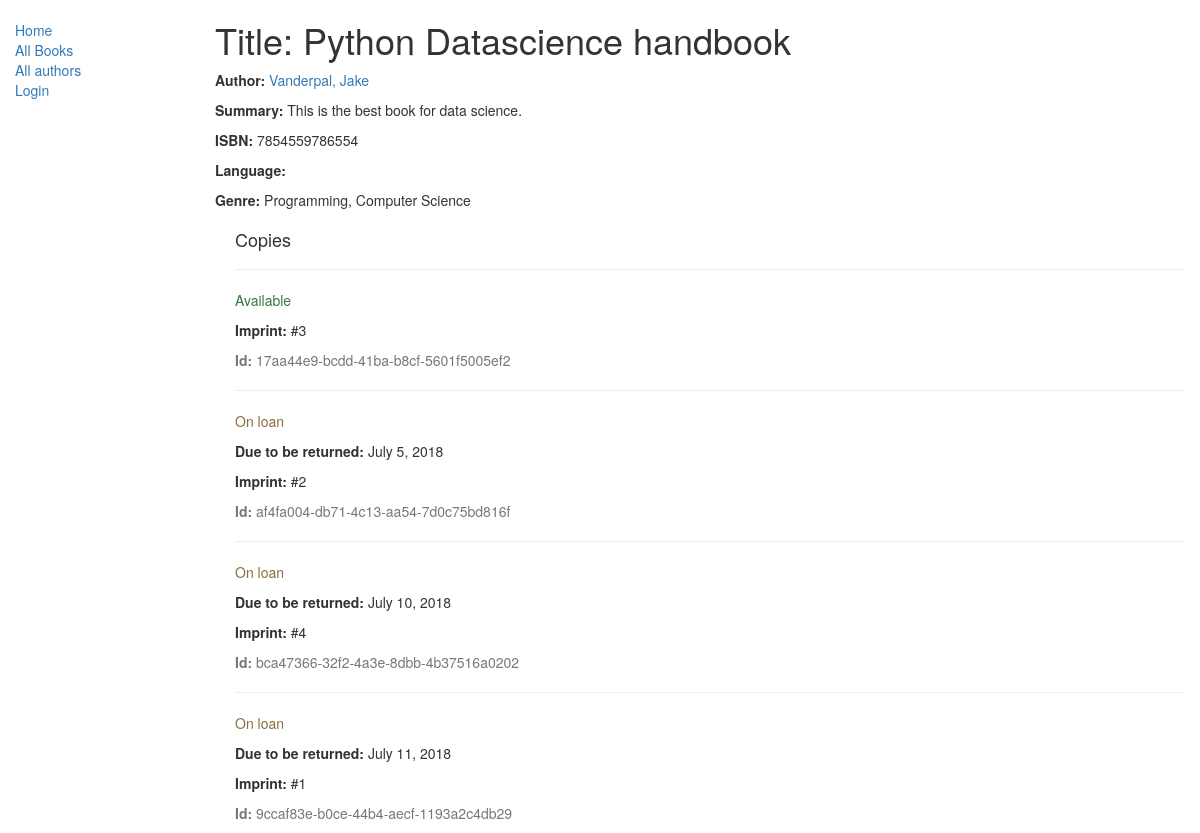
The app's page /catalog/book/4 with its own data.
### catalog/models.py (models this page shows, shortened)
class Book(models.Model):
    title=models.CharField(max_length=200)
    author= models.ForeignKey('Author', on_delete=models.SET_NULL, null=True)
    summary= models.TextField(max_length=1000, help_text="Enter a brief summary of book")
    isbn= models.CharField('ISBN', max_length=13, help_text='13, Character <a href="https://www.isbn-international.org/content/what-isbn">ISBN number</a>')
    genre= models.ManyToManyField(Genre, help_text='Select a genre for this book')
    def display_genre(self):
        """
        create a string for the Genre. This is required to display genre to admin page
        :return:
        """
        return ', '.join([genre.name for genre in self.genre.all()[:3]])
    display_genre.short_description='Genre'

class Author(models.Model):
    first_name= models.CharField(max_length=100)
    last_name=models.CharField(max_length=100)
    date_of_birth=models.DateField(null=True,blank=True)
    date_of_death=models.DateField(null=True, blank=True)
    class Meta:
        ordering=['last_name','first_name']
    def __str__(self):
        return '{0}, {1}'.format(self.last_name, self.first_name)

class Genre(models.Model):
    name= models.CharField(max_length= 200, help_text="Enter a book genre (e.g. Science Fiction, Non fiction")
    def __str__(self):
        return self.name

class BookInstance(models.Model):
    id=models.UUIDField(primary_key=True, default=uuid.uuid4, help_text="Unique ID for this particular book across whole library")
    book= models.ForeignKey('Book', on_delete=models.CASCADE, null=True)
    imprint= models.CharField(max_length=200)
    due_back=models.DateField(null=True, blank=True)
    LOAN_STATUS=(
        ('m','Maintenance'),
        ('o','On loan'),
        ('a', 'Available'),
        ('r', 'Reserved')
    )
    status=models.CharField(max_length=1, choices=LOAN_STATUS, blank=True, default='m', help_text='Book availability')
    borrower=models.ForeignKey(User, on_delete=models.SET_NULL, null=True, blank=True)
    class Meta:
        ordering=['due_back']
        permissions=(("can_mark_returned","Set book as returned"),)

### catalog/views.py (the view)
# urls.py: path('book/<int:pk>', views.BookDetailView.as_view(), name='book-detail'),
class BookDetailView(generic.DetailView):
    model = Book

### catalog/templates/catalog/book_detail.html (shortened to what this page needs)
{% extends 'base.html' %}
{% block content %}
<h1>Title: {{ book.title }}</h1>
<p><strong>Author:</strong> <a href="{% url 'author-detail' book.author.pk %}">{{ book.author }}</a></p>
<p><strong>Summary:</strong> {{ book.summary }}</p>
<p><strong>ISBN:</strong> {{ book.isbn }}</p>
<p><strong>Language:</strong> {{ book.language }}</p>
<p><strong>Genre:</strong> {% for genre in book.genre.all %}{{genre}}{% if not forloop.last %}, {% endif %}{% endfor %}</p>
<div style="margin-left:20px;margin-top:20px">
<h4>Copies</h4>
{% for copy in book.bookinstance_set.all %}
<hr>
<p class="{% if copy.status == 'a' %}text-success{% elif copy.status == 'd' %}text-danger{% else %}text-warning{% endif %}">{{ copy.get_status_display }}</p>
{% if copy.status != 'a' %}<p><strong>Due to be returned:</strong> {{copy.due_back}}</p>{% endif %}
<p><strong>Imprint:</strong> {{copy.imprint}}</p>
<p class="text-muted"><strong>Id:</strong> {{copy.id}}</p>
{% endfor %}
</div>
{% endblock %}

### records on screen
Book: title "Python Datascience handbook", author "Vanderpal, Jake", summary "This is the best book for data science.", isbn "7854559786554"
Genre: name "Programming"
Genre: name "Computer Science"
BookInstance: status "Available", imprint "#3", id "17aa44e9-bcdd-41ba-b8cf-5601f5005ef2"
BookInstance: status "On loan", due_back "July 5, 2018", imprint "#2", id "af4fa004-db71-4c13-aa54-7d0c75bd816f"
BookInstance: status "On loan", due_back "July 10, 2018", imprint "#4", id "bca47366-32f2-4a3e-8dbb-4b37516a0202"
BookInstance: status "On loan", due_back "July 11, 2018", imprint "#1", id "9ccaf83e-b0ce-44b4-aecf-1193a2c4db29"
